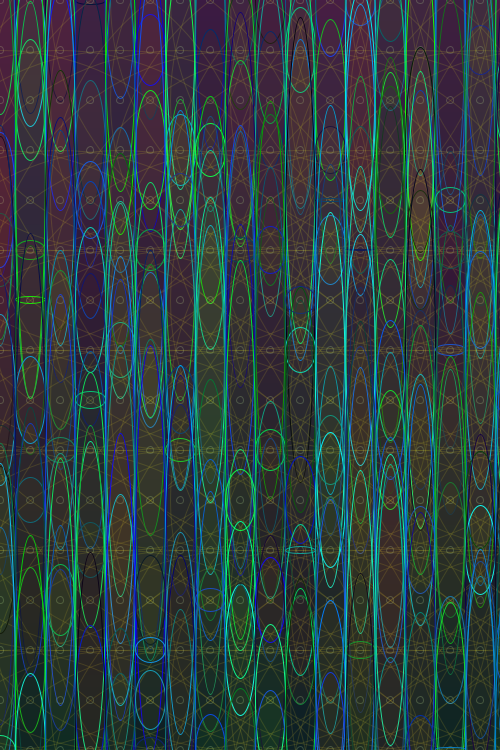
Frame 1 (no input)
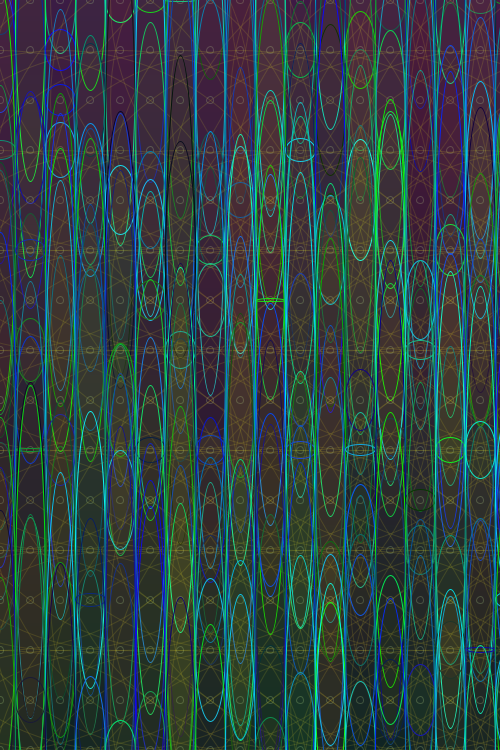
Frame 2 (the mouse pressed at the canvas centre, redrawn once)

The Processing sketch that drew these frames (run headless with seeded random() and noise(); the mouse was pressed at the canvas centre and the sketch redrawn once):

// Processing sketch: processing_5941
// ── processing_5941.pde

//decadence in venice

int x;
int y;
int Y_AXIS = 1;
int X_AXIS = 2;


void setup() {
  size(500, 750);


}
void setGradient(int x, int y, float w, float h, color c1, color c2, int axis ){
  // calculate differences between color components 
  float deltaR = red(c2)-red(c1);
  float deltaG = green(c2)-green(c1);
  float deltaB = blue(c2)-blue(c1);
  // choose axis
  if(axis == Y_AXIS){
    /*nested for loops set pixels
     in a basic table structure */
    // column
    for (int i=x; i<=(x+w); i++){
      // row
      for (int j = y; j<=(y+h); j++){
        color c = color(
        (red(c1)+(j-y)*(deltaR/h)),
        (green(c1)+(j-y)*(deltaG/h)),
        (blue(c1)+(j-y)*(deltaB/h)) 
          );
        set(i, j, c);
      }
    }  
  }  

}

void draw() {

  noLoop();
  color b1 = color(60, 23, 72);
  color b2 = color(13, 33, 36);
  setGradient(0, 0, width, height, b1, b2, Y_AXIS);



  y=0;
  x=0;

  while (y < 800){
    x=0;


    while (x < 800) {
      smooth();
      noFill();
      stroke(188,181,42, 50);
      ellipse(x+x, y+y, 500, 500);

      noFill();
      stroke(199, 237, 156, 60);
      ellipse(x,y,7,7);


      fill(random(255), random(255), random(25), 10);
      stroke(random(25), random(255), random(255));
      ellipse(x,y,30, random(width));


      x=x+30;

    }

    y=y+50;
    x=x+50;

  }


}
